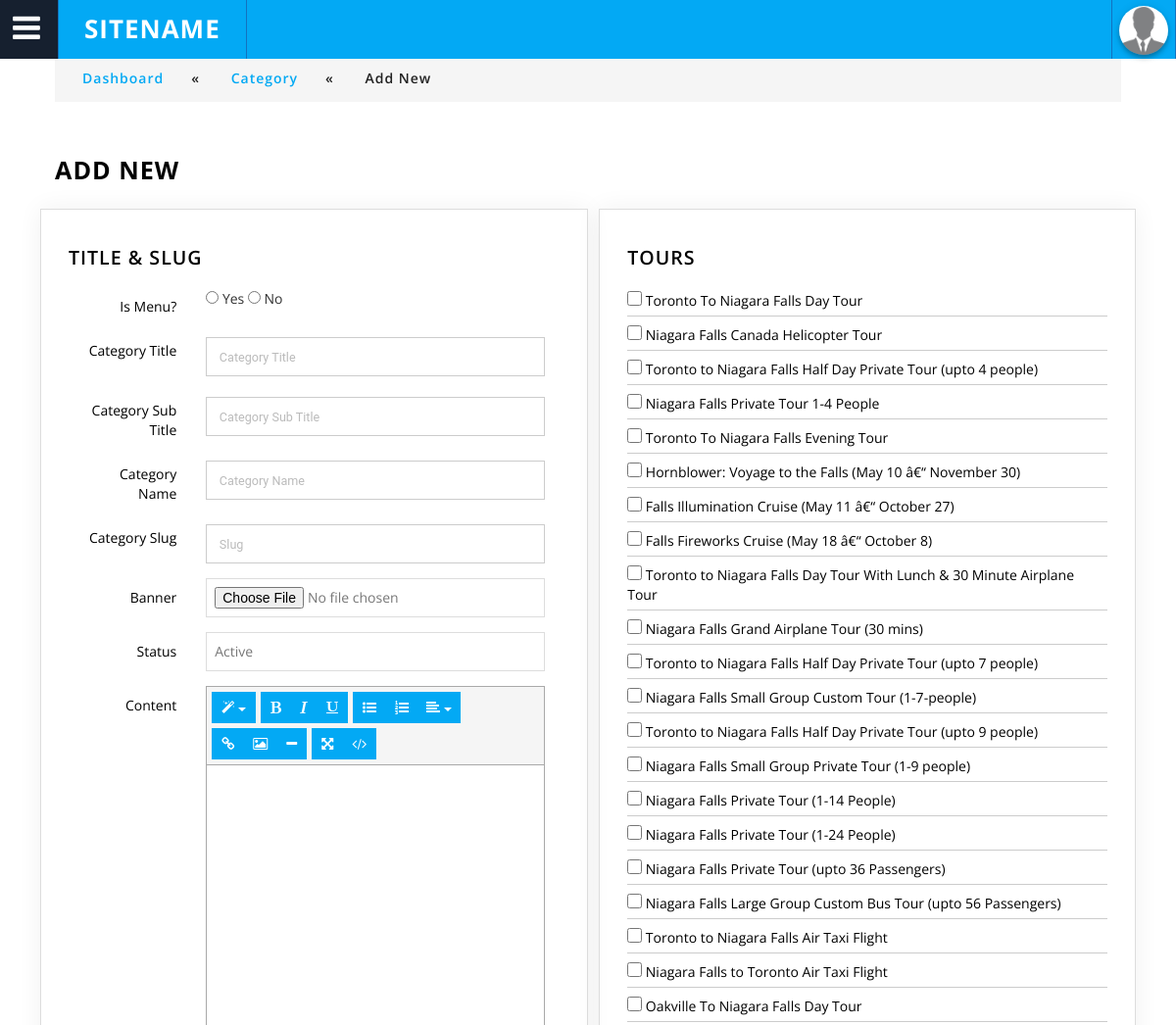
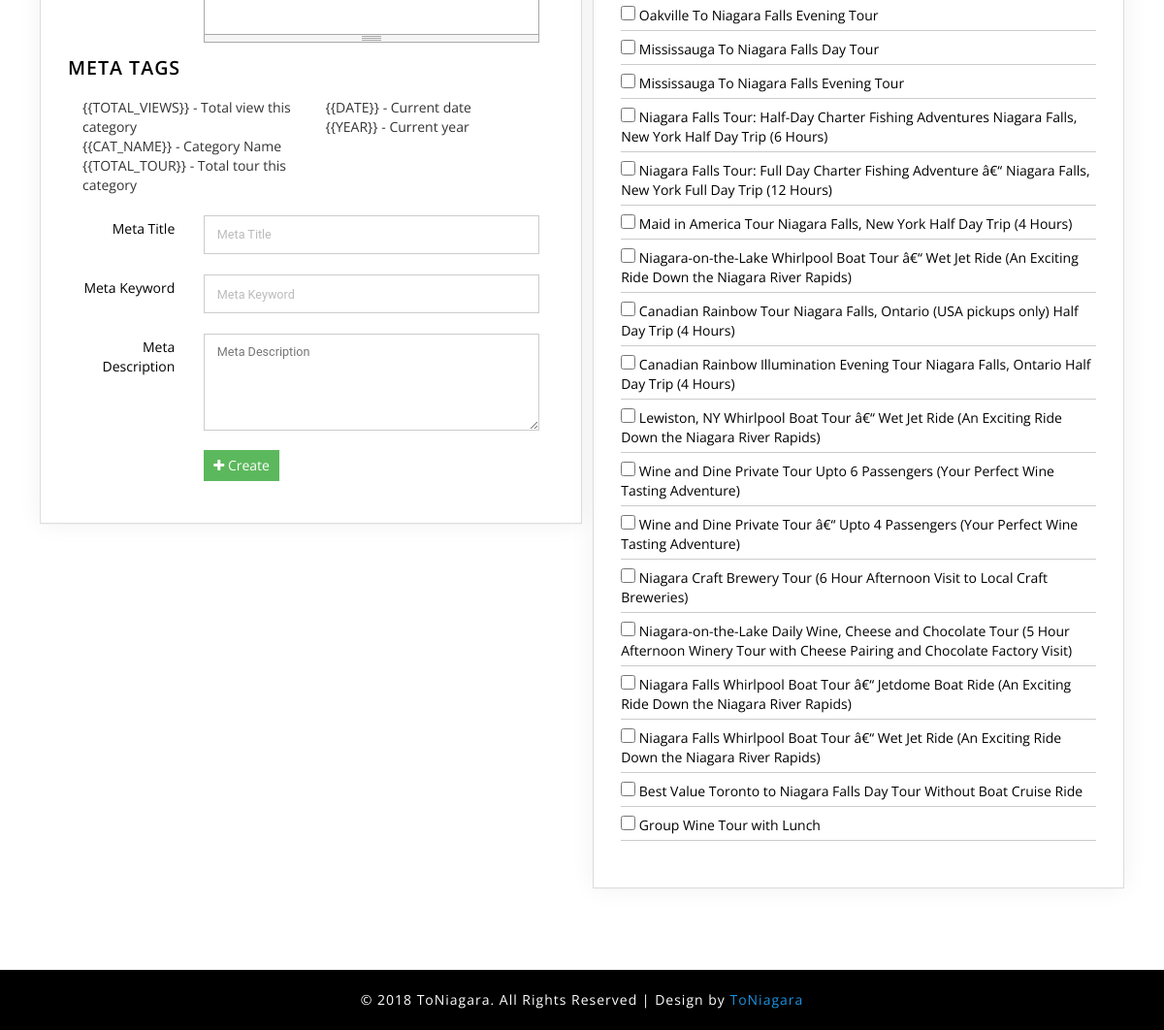
Page /admin/category_new.php (signed in) on the committed database (2 pictures, top to bottom).
### tables this page shows
CREATE TABLE `tour_tours` (
  `ID` int(11) NOT NULL,
  `category` varchar(100) NOT NULL,
  `tour_types` varchar(250) NOT NULL,
  `country` varchar(100) NOT NULL,
  `title` varchar(250) NOT NULL,
  `slug` varchar(250) NOT NULL,
  `sub_title` varchar(250) NOT NULL,
  `meta_title` varchar(300) NOT NULL,
  `meta_keyword` varchar(300) NOT NULL,
  `meta_description` varchar(500) NOT NULL,
  `description` mediumtext NOT NULL,
  `location` varchar(200) NOT NULL,
  `duration` varchar(200) NOT NULL,
  `no_reviews` varchar(200) NOT NULL,
  `operating_hours` varchar(250) NOT NULL,
  `extra_info` varchar(250) NOT NULL,
  `currency` varchar(50) NOT NULL,
  `adults_label` varchar(100) NOT NULL,
  `adults_price` float NOT NULL,
  `adults_text` varchar(50) NOT NULL,
  `adults_icon` varchar(100) NOT NULL,
  `seniors_label` varchar(100) NOT NULL,
  `seniors_price` float NOT NULL,
  `seniors_text` varchar(50) NOT NULL,
  `children_label` varchar(100) NOT NULL,
  `children_price` float NOT NULL,
  `children_text` varchar(50) NOT NULL,
  `infants_label` varchar(100) NOT NULL,
  `infants_price` float NOT NULL,
  `infants_text` varchar(50) NOT NULL,
  `tour_schedule` mediumtext NOT NULL,
  `tour_map` text NOT NULL,
  `tour_reviews` mediumtext NOT NULL,
  `tour_inclusions` text NOT NULL,
  `add_ons` text NOT NULL,
  `pickup_information` mediumtext NOT NULL,
  `cancellation_policy` mediumtext NOT NULL,
  `frequently_asked_questions` mediumtext NOT NULL,
  `other_information` longtext NOT NULL,
  `banner_image` varchar(250) NOT NULL,
  `tour_thumb` varchar(200) NOT NULL,
  `youtube_link` varchar(250) NOT NULL,
  `xola_code` varchar(200) NOT NULL,
  `rating` int(11) NOT NULL DEFAULT '5',
  `status` tinyint(1) NOT NULL,
  `tour_count` int(11) NOT NULL,
  `order` int(11) NOT NULL,
  `created_on` datetime NOT NULL
);

### admin/category_new.php (the view, shortened to what this page needs)
<?php
require_once('../includes/config.php');
?>
<!DOCTYPE html>
<html lang="en">
<head>
<link href="css/export.css" rel="stylesheet" type="text/css" media="all" />
<?php require_once('includes/header.php'); ?>
<link href="summernote/summernote.css" rel="stylesheet" type="text/css" media="all" />
<link rel="stylesheet" type="text/css" href="//code.jquery.com/ui/1.9.2/themes/base/jquery-ui.css">
</head>
<body>
<div class="wthree_agile_admin_info">
		<div class="w3_agileits_top_nav">
			<?php require_once('includes/leftbar.php'); ?>
		</div>
				<div class="inner_content">
          <div class="w3l_agileits_breadcrumbs">
            <div class="w3l_agileits_breadcrumbs_inner">
              <ul>
                <li><a href="index.php">Dashboard</a><span>«</span></li>
                <li><a href="category.php">Category</a><span>«</span></li>
                <li>Add New</li>
              </ul>
            </div>
          </div>
					<div class="inner_content_w3_agile_info two_in">
            <form class="form-horizontal" action="" method="post" enctype="multipart/form-data">
					  <h2 class="w3_inner_tittle">Add New</h2>
            <div class="forms-main_agileits">
              <div class="row set-1_w3ls">
                <div class="col-md-6 button_set_one agile_info_shadow graph-form">
                  <h3 class="w3_inner_tittle two">Title & Slug</h3>
                  <div class="grid-1">
                      <div class="form-body">
                        <div class="form-group">
                          <label for="name" class="col-sm-3 col-xs-12 control-label">Is Menu?</label>
                          <div class="col-sm-9 col-xs-12">
                            <input type="radio" required="true" name="is_menu" id="is_menu_1" value="1" /> Yes <input type="radio" required="true" name="is_menu" id="is_menu_0" value="0" /> No
                          </div>
                        </div>
                        <div class="form-group">
                          <label for="name" class="col-sm-3 col-xs-12 control-label">Category Title</label>
                          <div class="col-sm-9 col-xs-12">
                            <input type="text" required="true" class="form-control1" name="cat_title" id="cat_title" placeholder="Category Title">
                          </div>
                        </div>
                        <div class="form-group">
                          <label for="name" class="col-sm-3 col-xs-12 control-label">Category Sub Title</label>
                          <div class="col-sm-9 col-xs-12">
                            <input type="text" required="true" class="form-control1" name="cat_sub_title" id="cat_sub_title" placeholder="Category Sub Title">
                          </div>
                        </div>
                        <div class="form-group">
                          <label for="name" class="col-sm-3 col-xs-12 control-label">Category Name</label>
                          <div class="col-sm-9 col-xs-12">
                            <input type="text" required="true" class="form-control1" name="cat_name" id="cat_name" placeholder="Category Name">
                          </div>
                        </div>
                        <div class="form-group">
                           <label class="col-sm-3 col-xs-12 control-label">Category Slug</label>
                           <div class="col-sm-9 col-xs-12">
                              <input type="text" required="true" class="form-control1" name="cat_slug" id="cat_slug" placeholder="Slug">
                          </div>
                        </div>
                        <div class="form-group">
                          <label for="inputPassword" class="col-sm-3 control-label">Banner</label>
                          <div class="col-sm-9">
                            <input type="file" required="true" class="form-control1" name="cat_banner" id="cat_banner" />
                          </div>
                        </div>
                        <div class="form-group">
                          <label for="status" class="col-sm-3 col-xs-12 control-label">Status</label>
                          <div class="col-sm-9 col-xs-12 ">
                            <select required="true" name="cat_status" id="cat_status" class="form-control1">
                              <option value="1">Active</option>
                            </select>
                          </div>
                        </div>
                        <div class="form-group">
                          <label for="inputPassword" class="col-sm-3 control-label">Content</label>
                          <div class="col-sm-9">
                          </div>
                        </div>
                        <h3 class="w3_inner_tittle two">Meta Tags</h3>
                        <div class="form-group">
                        	<div class="col-sm-6">
                        		{{TOTAL_VIEWS}} - Total view this category<br />
                        		{{CAT_NAME}} - Category Name<br />
                        		{{TOTAL_TOUR}} - Total tour this category<br />
                          </div>
                          <div class="col-sm-6">
                        		{{DATE}} - Current date<br />
                        		{{YEAR}} - Current year<br />
                          </div>
                        </div>
                        <div class="grid-1">
                            <div class="form-body">
                                <div class="form-group">
                                  <label for="inputPassword" class="col-sm-3 control-label">Meta Title</label>
                                  <div class="col-sm-9">
                                    <input type="text" required="true" class="form-control1" placeholder="Meta Title" name="meta_title"/>
                                  </div>
                                </div>
                                <div class="form-group">
                                  <label for="inputPassword" class="col-sm-3 control-label">Meta Keyword</label>
                                  <div class="col-sm-9">
                                    <input type="text" required="true" class="form-control1" placeholder="Meta Keyword" name="meta_keyword"/>
                                  </div>
                                </div>
                                <div class="form-group">
                                  <label for="inputPassword" class="col-sm-3 control-label">Meta Description</label>
                                  <div class="col-sm-9">
                                    <textarea name="meta_description" id="meta_description" placeholder="Meta Description"></textarea>
                                  </div>
                                </div>
                           </div>
                        </div>
                        <div class="form-group">
                          <label for="status" class="col-sm-3 col-xs-12 control-label"> </label>
                          <div class="col-sm-9 col-xs-12 ">
                            <button type="submit" name="submit" class="btn btn-success"><i class="fa fa-plus" aria-hidden="true"></i> Create</button>
                          </div>
                        </div>
                        </div>
                    </div>
                </div>
                <div class="col-md-6 button_set_one agile_info_shadow graph-form">
                  <h3 class="w3_inner_tittle two">Tours</h3>
                  <div class="grid-1">
                      <div class="form-body">
                      	<div class="form-group">
                            <?php
														$sql = "SELECT ID, title, sub_title, category FROM tour_tours ORDER BY `order` ASC LIMIT 0, 100";
														$result = $conn->query($sql);
														if ($result->num_rows > 0) {
															while($row = $result->fetch_object()) {
														?>
														<label style="border-bottom:1px solid #ccc; padding-bottom:5px; display:block;"><input type="checkbox" name="tours[]" value="<?php echo $row->ID; ?>" style="width:15px; height:15px;">
														<?php echo $row->title; ?> <?php echo $row->sub_title; ?></label>
                            <?php }} ?>
                        </div>
                     </div>
                  </div>
                </div>
              </div>
            </div>
            </form>
          </div>
				</div>
	</div>
<?php require_once('includes/footer.php'); ?>
</body>
</html>

### admin/css/component.css (style rules this page uses)
*, *:after, *::before { -webkit-box-sizing: border-box; -moz-box-sizing: border-box; box-sizing: border-box; }
.w3_agileits_top_nav { background: #03a9f4; color: #fff; top: 0; left: 0; width: 100%; height: 60px; font-size: 13px; position: fixed; z-index: 999; }

### admin/css/style.css (style rules this page uses)
body { margin:0; padding:0; background:#fff; font-family: 'Open Sans', sans-serif; }
h1,h2,h3,h4,h5,h6 { margin:0; font-family: 'Open Sans', sans-serif; }
ul { margin:0; padding:0; }
p,ul,ol { font-size:14px; }
input[type="submit"],a,.nbs-flexisel-nav-left,.nbs-flexisel-nav-right { transition:.5s ease-in; -webkit-transition:.5s ease-in; -moz-transition:.5s ease-in; -o-transition:.5s ease-in; -ms-transition:.5s ease-in; }
.wthree_agile_admin_info { position: relative; }
.inner_content { padding: 4em 4em; }
.agile_info_shadow { padding: 1em; box-shadow: 0 0px 24px 0 rgba(0, 0, 0, 0.06), 0 1px 0px 0 rgba(0, 0, 0, 0.02); -webkit-box-shadow: 0 0px 24px 0 rgba(0, 0, 0, 0.06), 0 1px 0px 0 rgba(0, 0, 0, 0.02); -moz-box-shadow: 0 0px 24px 0 rgba(0, 0, 0, 0.06), 0 1px 0px 0 rgba(0, 0, 0, 0.02); -o-box-shadow:0 0px 24px 0 rgba(0, 0, 0, 0.06), 0 1px 0px 0 rgba(0, 0, 0, 0.02); border: 1px solid #ddd; }
h3.w3_inner_tittle.two { color: #000; font-weight: 600; }
h3.w3_inner_tittle { text-transform: uppercase; color: #fff; margin: 0.5em 0 1em 0; font-weight: 800; font-size: 1.4em; letter-spacing:1px; }
.inner_content_w3_agile_info { margin-top:4.5em; }
.inner_content_w3_agile_info.two_in { margin-top: 4em; }
.w3l_agileits_breadcrumbs { padding:1em 0; background:#f5f5f5; }
.w3l_agileits_breadcrumbs ul li { display:inline-block; color:#212121; font-weight:600; font-family: 'Open Sans', sans-serif; letter-spacing:1px; }
.w3l_agileits_breadcrumbs ul li a { color: #03A9F4; text-decoration:none; font-family: 'Open Sans', sans-serif; }
.w3l_agileits_breadcrumbs ul li span { padding:0 2em; }
.w3l_agileits_breadcrumbs_inner { padding: 0 2em; }
h2.w3_inner_tittle { text-transform: uppercase; color: #000; margin: 0.5em 0 1em 0; font-weight: 700; font-size: 1.8em; letter-spacing: 1px; }
.button_set_one .btn { display: inline-block; padding: 5px 9px; margin-bottom: 0; font-size: 14px; font-weight: normal; line-height: 1.42857143; text-align: center; white-space: nowrap; vertical-align: middle; -ms-touch-action: manipulation; touch-action: manipulation; cursor: pointer; -webkit-user-select: none; -moz-user-select: none; -ms-user-select: none; user-select: none; background-image: none; border: 1px solid transparent; border-radius: 0px; }
.button_set_one.agile_info_shadow:nth-child(2) { float: right; width: 49%; }
label { display: inline-block; max-width: 100%; margin-bottom: 5px; font-weight: 400; font-size: 1em; color: #000; }
.form-group input[type="text"], .form-group textarea, .form-group input[type="password"], .form-group input[type="date"] { border: 1px solid #cccccc; font-size: 0.9em; width: 100%; outline: none; padding: 0.7em 1em; color: #000; margin-top: 0.5em; font-family: 'Roboto', sans-serif; }
button, input, select, textarea { font-family: inherit; font-size: inherit; line-height: inherit; }
.form-group textarea { min-height: 100px; }
label.control-label { margin-top: 4px; }
.form-control1, .form-control_2.input-sm { border: 1px solid #ddd; padding: 5px 8px; color: #777; background: #fff; box-shadow: none !important; width: 100%; height: 40px !important; line-height: 28px; border-radius: 0; -webkit-appearance: none; resize: none; outline: none; }
.form-horizontal .control-label { padding-top: 6px; margin-bottom: 0; text-align: right; }
.graph-form { margin-bottom: 2em; padding: 2em; }
.form-horizontal .form-group { margin-right: 0px; margin-left: 0px; }

### rows in the picture
tour_tours: title "Toronto To Niagara Falls Day Tour"
tour_tours: title "Niagara Falls Canada Helicopter Tour"
tour_tours: title "Toronto to Niagara Falls Half Day Private Tour", sub_title "(upto 4 people)"
tour_tours: title "Niagara Falls Private Tour 1-4 People"
tour_tours: title "Toronto To Niagara Falls Evening Tour"
tour_tours: title "Hornblower: Voyage to the Falls", sub_title "(May 10 â€“ November 30)"
tour_tours: title "Falls Illumination Cruise", sub_title "(May 11 â€“ October 27)"
tour_tours: title "Falls Fireworks Cruise", sub_title "(May 18 â€“ October 8)"
tour_tours: title "Toronto to Niagara Falls Day Tour With Lunch & 30 Minute Airplane Tour"
tour_tours: title "Niagara Falls Grand Airplane Tour", sub_title "(30 mins)"
tour_tours: title "Toronto to Niagara Falls Half Day Private Tour", sub_title "(upto 7 people)"
tour_tours: title "Niagara Falls Small Group Custom Tour", sub_title "(1-7-people)"
tour_tours: title "Toronto to Niagara Falls Half Day Private Tour", sub_title "(upto 9 people)"
tour_tours: title "Niagara Falls Small Group Private Tour", sub_title "(1-9 people)"
tour_tours: title "Niagara Falls Private Tour", sub_title "(1-14 People)"
tour_tours: title "Niagara Falls Private Tour", sub_title "(1-24 People)"
tour_tours: title "Niagara Falls Private Tour", sub_title "(upto 36 Passengers)"
tour_tours: title "Niagara Falls Large Group Custom Bus Tour", sub_title "(upto 56 Passengers)"
tour_tours: title "Toronto to Niagara Falls Air Taxi Flight"
tour_tours: title "Niagara Falls to Toronto Air Taxi Flight"
tour_tours: title "Oakville To Niagara Falls Day Tour"
tour_tours: title "Oakville To Niagara Falls Evening Tour"
tour_tours: title "Mississauga To Niagara Falls Day Tour"
tour_tours: title "Mississauga To Niagara Falls Evening Tour"
tour_tours: title "Niagara Falls Tour: Half-Day Charter Fishing Adventures Niagara Falls, New York", sub_title "Half Day Trip (6 Hours)"
tour_tours: title "Niagara Falls Tour: Full Day Charter Fishing Adventure â€“ Niagara Falls, New York", sub_title "Full Day Trip (12 Hours)"
tour_tours: title "Maid in America Tour Niagara Falls, New York", sub_title "Half Day Trip (4 Hours)"
tour_tours: title "Niagara-on-the-Lake Whirlpool Boat Tour â€“ Wet Jet Ride", sub_title "(An Exciting Ride Down the Niagara River Rapids)"
tour_tours: title "Canadian Rainbow Tour Niagara Falls, Ontario (USA pickups only)", sub_title "Half Day Trip (4 Hours)"
tour_tours: title "Canadian Rainbow Illumination Evening Tour Niagara Falls, Ontario", sub_title "Half Day Trip (4 Hours)"
tour_tours: title "Lewiston, NY Whirlpool Boat Tour â€“ Wet Jet Ride", sub_title "(An Exciting Ride Down the Niagara River Rapids)"
tour_tours: title "Wine and Dine Private Tour Upto 6 Passengers", sub_title "(Your Perfect Wine Tasting Adventure)"
tour_tours: title "Wine and Dine Private Tour â€“ Upto 4 Passengers", sub_title "(Your Perfect Wine Tasting Adventure)"
tour_tours: title "Niagara Craft Brewery Tour", sub_title "(6 Hour Afternoon Visit to Local Craft Breweries)"
tour_tours: title "Niagara-on-the-Lake Daily Wine, Cheese and Chocolate Tour", sub_title "(5 Hour Afternoon Winery Tour with Cheese Pairing and Chocolate Factory Visit)"
tour_tours: title "Niagara Falls Whirlpool Boat Tour â€“ Jetdome Boat Ride", sub_title "(An Exciting Ride Down the Niagara River Rapids)"
tour_tours: title "Niagara Falls Whirlpool Boat Tour â€“ Wet Jet Ride", sub_title "(An Exciting Ride Down the Niagara River Rapids)"
tour_tours: title "Best Value Toronto to Niagara Falls Day Tour Without Boat Cruise Ride"
tour_tours: title "Group Wine Tour with Lunch"

### other values in the picture
SITENAME "SITENAME"
